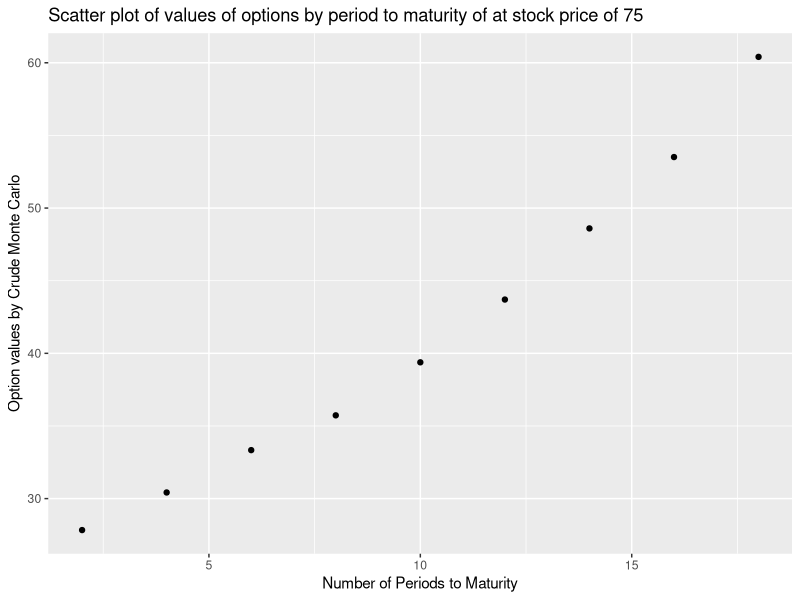
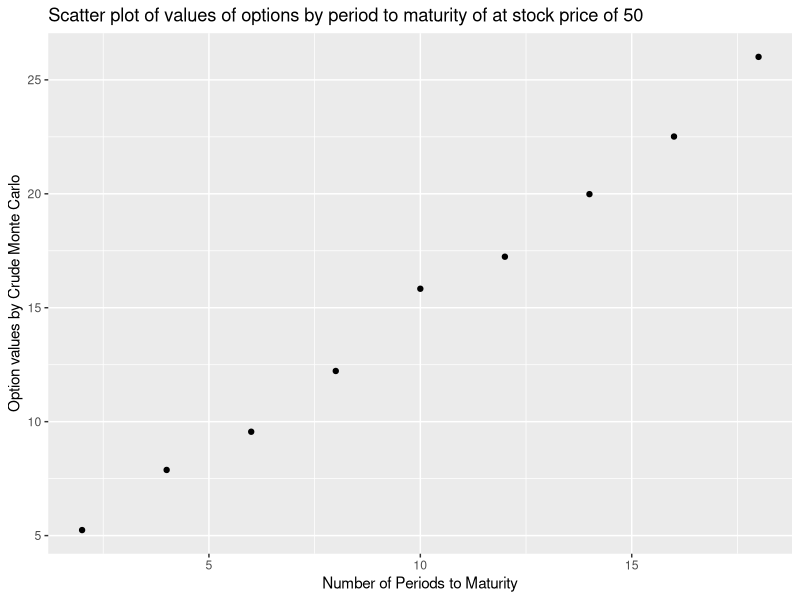
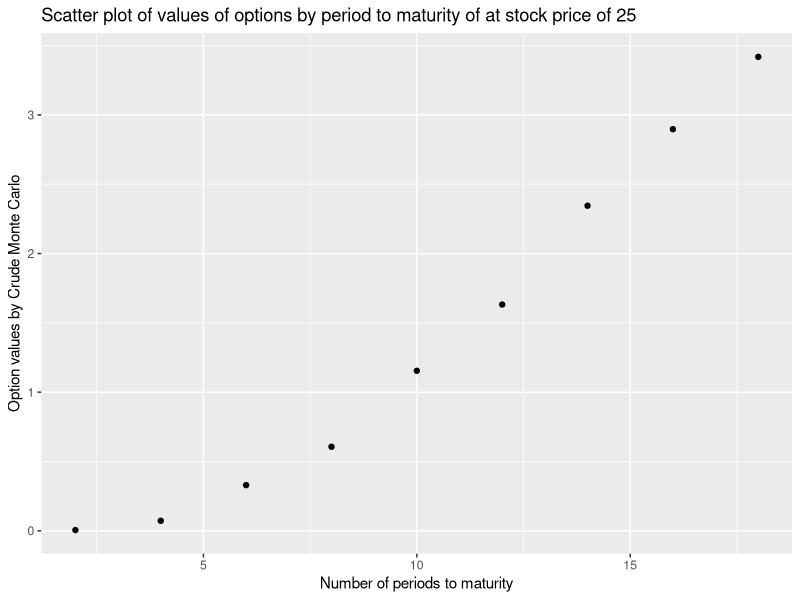
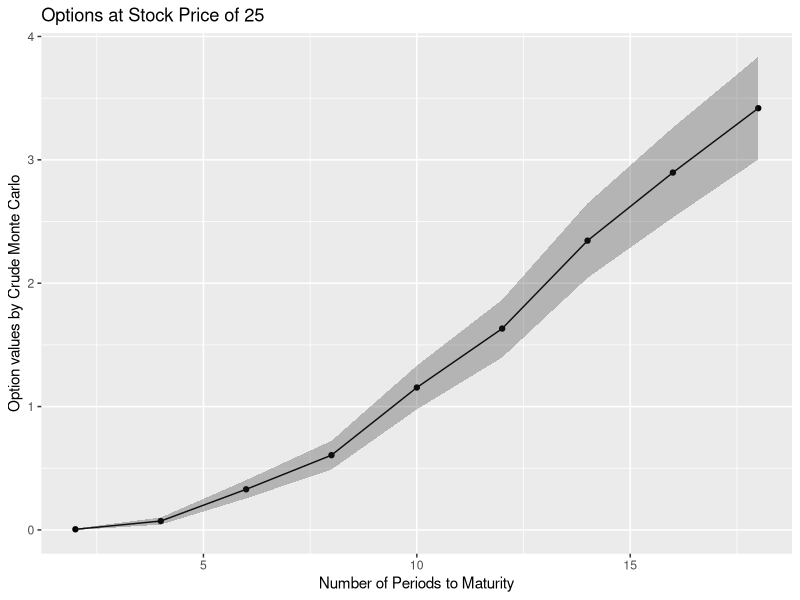
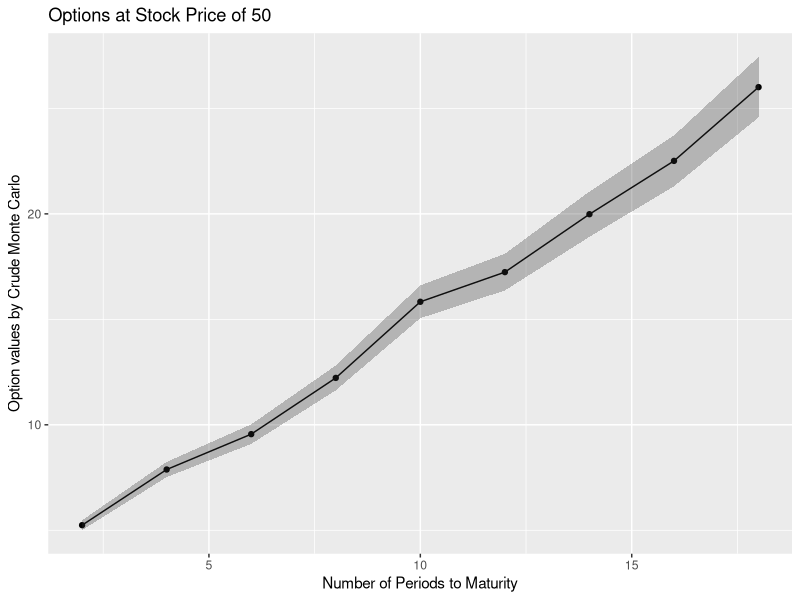
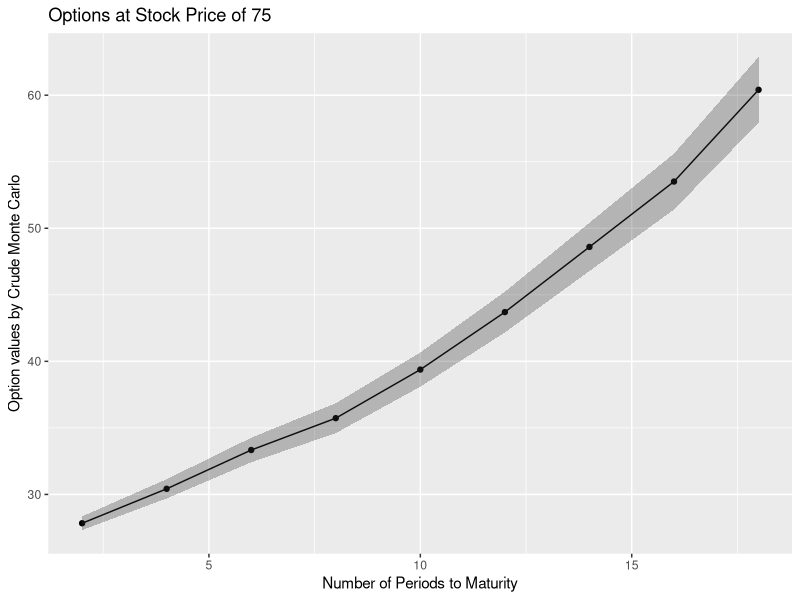

Generate these figures, in order, with R: (Note: this script raises an error after producing the figures.)
## ---- chunk 1
set.seed(400)
library(tidyr)
library(tidyverse)
library(rmarkdown)
library(ggplot2)
library(dbplyr)
## ---- chunk 2
trials = 5000
periods_to_maturity = c(2,4,6,8,10,12,14,16,18,20)
stock_prices = c(25, 50, 75)
stockExerciseRatio = c(0.5, 1, 1.25)
E = 50
r = 0.015
sigma_squared = 0.025 
dividend = 0.25

#chosen from October 2021, but others can be chosen to try to match historical data
yield_points = c(.09,.1,.11,.16,.36)

inflation_rate = 0.062

#rate to be used to evaluate the present day value of an investment
risk_free_rate = function(inflation_rate, period_to_maturity){
  quarters = c(2,4,8,12,20)
  interpolate_yield_curve = approxfun(x = quarters, y = yield_points)
  return(inflation_rate - interpolate_yield_curve(period_to_maturity))
}


# an individual evaluation of a trial for a single option valuation problem
generate_option_val = function(stock_price, r, period_to_maturity, sigma){
  x_tilda = rnorm(periods_to_maturity, mean = 0, sd = 1)
  for (i in 1:period_to_maturity){
    new_q_price = stock_price * exp((r - (sigma^2)/2) + sigma * x_tilda[i])
    #case where trial needs to be restarted from price at quarter t rather than quarter 1(see p. 329 of Boyle(1977))
    if (new_q_price -  dividend <= 0){
      stock_price = generate_option_val(stock_price, r, period_to_maturity - i + 1, sigma)
      break 
    }
    #case where we need to pay out dividends to evaluate new stock price
    else{
      stock_price = new_q_price - dividend
    }
  }
  future_option_value = max(c(stock_price - E, 0))
  return(future_option_value - risk_free_rate(inflation_rate,period_to_maturity)*future_option_value)
}

#simulation looking at the case of 2 quarters to maturity and a stock price of 25 matching
option_vals = rep(NA, trials)
for (i in 1:trials){
  option_vals[i] = generate_option_val(stock_prices[1], r, periods_to_maturity[1],sqrt(sigma_squared))
}
print(paste("option value: ",mean(option_vals)))
print(paste("se of estimate: ",sd(option_vals)/(sqrt(trials))))
## ---- chunk 3
set.seed(400)
trials = 5000
periods_to_maturity = c(2,4,6,8,10,12,14,16,18,20)
stock_prices = c(25, 50, 75)
stockExerciseRatio = c(0.5, 1, 1.5)
E = 50
r = 0.015
sigma = 0.025 
dividend = 0.25

#chosen from October 2021, but others can be chosen to try to match historical data
yield_points = c(.09,.1,.11,.16,.36)
#yield_points = c(.04,.06,.9,.10,.14)
#inflation_rate = .1585
inflation_rate = 0.062

#rate to be used to evaluate the present day value of an investment
risk_free_rate = function(inflation_rate, periods_to_maturity){
  quarters = c(2,4,8,12,20)
  interpolate_yield_curve = approxfun(x = quarters, y = yield_points)
  return(inflation_rate - interpolate_yield_curve(periods_to_maturity))
}


# an individual evaluation of a trial for a single option valuation problem
generate_option_val = function(stock_price, r, periods_to_maturity, sigma){
  x_tilda = rnorm(periods_to_maturity, mean = 0, sd = 1)
  for (i in 1:periods_to_maturity){
    new_q_price = stock_price * exp((r - (sigma^2)/2) + sigma * x_tilda[i])
    #case where trial needs to be restarted from price at quarter t rather than quarter 1(see p. 329 of Boyle(1977))
    if (new_q_price -  dividend <= 0){
      stock_price = generate_stock_price(stock_price, r, periods_to_maturity - i + 1, sigma)
      break 
    }
    #case where we need to pay out dividends to evaluate new stock price
    else{
      stock_price = new_q_price - dividend
    }
  }
  future_option_value = max(c(stock_price - E, 0))
  return(future_option_value - risk_free_rate(inflation_rate,periods_to_maturity)*future_option_value)
}

#simulation looking at the case of 2 quarters to maturity and a stock price of 25 matching
option_vals = rep(NA, trials)
newmean = c()
newsd = c()
option_mean_25 = c()
option_sd_25 = c()

## need this to make variable option_vals again but empty so numbers dont add to each other
option_vals = rep(NA, trials)

for (l in 1:9){
  for (i in 1:trials){
    option_vals[i] = generate_option_val(stock_prices[1], r, periods_to_maturity[l],sqrt(sigma))
  }
  option_mean_25 = append(option_mean_25,mean(option_vals))
  newsd = sd(option_vals)/(sqrt(trials))
  option_sd_25 = append(option_sd_25,newsd)
}

## now this is for stock prices at 50

option_vals = rep(NA, trials)
newmean = c()
newsd = c()
option_mean_50 = c()
option_sd_50 = c()
for (l in 1:9){
  for (i in 1:trials){
    option_vals[i] = generate_option_val(stock_prices[2], r, periods_to_maturity[l],sqrt(sigma))
  }
  option_mean_50 = append(option_mean_50,mean(option_vals))
  newsd = sd(option_vals)/(sqrt(trials))
  option_sd_50 = append(option_sd_50,newsd)
}


## now this is for stock prices at 75
option_vals = rep(NA, trials)
newmean = c()
newsd = c()
option_mean_75 = c()
option_sd_75 = c()
for (l in 1:9){
  for (i in 1:trials){
    option_vals[i] = generate_option_val(stock_prices[3], r, periods_to_maturity[l],sqrt(sigma))
  }
  option_mean_75 = append(option_mean_75,mean(option_vals))
  newsd = sd(option_vals)/(sqrt(trials))
  option_sd_75 = append(option_sd_75,newsd)
}




periods_to_maturity =c(2,4,6,8,10,12,14,16,18)

df_25 <- data.frame(Periods_til_maturity = periods_to_maturity, Option_values=option_mean_25, Standard_deviation=option_sd_25, lower_95_CI = option_mean_25 - 2*option_sd_25, upper_95_CI = option_mean_25 + 2*option_sd_25)
df_25 = round(df_25, 4)
df_25

df_50 <- data.frame(Periods_til_maturity = periods_to_maturity, Option_values=option_mean_50, Standard_deviation=option_sd_50, lower_95_CI = option_mean_50 - 2*option_sd_50, upper_95_CI = option_mean_50 + 2*option_sd_50)
df_50 = round(df_50, 4)
df_50

df_75 <- data.frame(Periods_til_maturity = periods_to_maturity, Option_values=option_mean_75,Standard_deviation=option_sd_75, lower_95_CI = option_mean_75 - 2*option_sd_75, upper_95_CI = option_mean_75 + 2*option_sd_75)
df_75 = round(df_75, 4)
df_75
## ---- chunk 4
ggplot(df_75, aes(x=Periods_til_maturity, y=Option_values)) + 
  geom_point()+
  xlab("Number of Periods to Maturity")+
  ylab("Option values by Crude Monte Carlo")+
  ggtitle("Scatter plot of values of options by period to maturity of at stock price of 75")


ggplot(df_50, aes(x=Periods_til_maturity, y=Option_values)) + 
  geom_point()+
  xlab("Number of Periods to Maturity")+
  ylab("Option values by Crude Monte Carlo")+
  ggtitle("Scatter plot of values of options by period to maturity of at stock price of 50")


ggplot(df_25, aes(x=Periods_til_maturity, y=Option_values)) + 
  geom_point()+
  xlab("Number of periods to maturity")+
  ylab("Option values by Crude Monte Carlo")+
  ggtitle("Scatter plot of values of options by period to maturity of at stock price of 25")

## ---- chunk 5
ggplot(df_25, aes(x=Periods_til_maturity, y=Option_values)) + 
  geom_point()+ geom_line()+
  geom_ribbon(aes(ymin = lower_95_CI, ymax = upper_95_CI), alpha = 0.3) + 
  xlab("Number of Periods to Maturity")+ ylab("Option values by Crude Monte Carlo")+
  ggtitle("Options at Stock Price of 25")

ggplot(df_50, aes(x=Periods_til_maturity, y=Option_values)) + 
  geom_point() + geom_line()+
  geom_ribbon(aes(ymin = lower_95_CI, ymax = upper_95_CI), alpha = 0.3) + 
  xlab("Number of Periods to Maturity")+
  ylab("Option values by Crude Monte Carlo")+
  ggtitle("Options at Stock Price of 50")

ggplot(df_75, aes(x=Periods_til_maturity, y=Option_values)) + 
  geom_point() + geom_line() +
  geom_ribbon(aes(ymin = lower_95_CI, ymax = upper_95_CI), alpha = 0.3) + 
  xlab("Number of Periods to Maturity")+ ylab("Option values by Crude Monte Carlo") +
  ggtitle("Options at Stock Price of 75")

## ---- chunk 6
## copied code from above chunk to add to before making commit. Didnt want to mess up original code with a comit

trials = 5000
periods_to_maturity = c(2,4,6,8,10,12,14,16,18,20)


stock_prices = c(25, 50, 75)
stockExerciseRatio = c(0.5, 1, 1.25)
E = 50
r = 0.015
sigma = 0.025 
dividend = 0.25

#chosen from October 2021, but others can be chosen to try to match historical data
yield_points = c(.09,.1,.11,.16,.36)
inflation_rate = 0.062

#rate to be used to evaluate the present day value of an investment
risk_free_rate = function(inflation_rate, period_to_maturity){
  quarters = c(2,4,8,12,20)
  interpolate_yield_curve = approxfun(x = quarters, y = yield_points)
  return(inflation_rate - interpolate_yield_curve(period_to_maturity))
}
risk_free_rate

# an individual evaluation of a trial for a single option valuation problem
generate_option_val = function(stock_price, r, periods_to_maturity, sigma){
  x_tilda = rnorm(periods_to_maturity, mean = 0, sd = 1)
  for (i in 1:periods_to_maturity){
    new_q_price = stock_price * exp((r - (sigma^2)/2) + sigma * x_tilda[i])
    #case where trial needs to be restarted from price at quarter t rather than quarter 1(see p. 329 of Boyle(1977))
    if (new_q_price -  dividend <= 0){
      stock_price = generate_stock_price(stock_price, r, periods_to_maturity - i + 1, sigma)
      break 
    }
    #case where we need to pay out dividends to evaluate new stock price
    else{
      stock_price = new_q_price - dividend
    }
  }
  future_option_value = max(c(stock_price - E, 0))
  return(future_option_value - risk_free_rate(inflation_rate,periods_to_maturity)*future_option_value)
}

#simulation looking at the case of 2 quarters to maturity and a stock price of 25 matching
option_vals = rep(NA, trials)


## This is where code gets repetitive couldn't figure out a way to do a nested loop to efficiently make a table for evaluation of options

##Make empty variables to append values into a table then later clean up
newmean = c()
newsd = c()
option_mean_25 = c()
option_sd_25 = c()

## need this to make variable option_vals again but empty so numbers dont add to each other
option_vals = rep(NA, trials)
## cope for time period 2



for (l in 1:length(periods_to_maturity)){
  for (i in 1:trials){
  option_vals[i] = generate_option_val(stock_prices[1], r, periods_to_maturity[l],sqrt(sigma))


}
  option_mean = append(option_mean_25,mean(option_vals))
  newsd = sd(option_vals)/(sqrt(trials))
}

option_mean



for (i in 1:trials){
  option_vals[i] = generate_option_val(stock_prices[1], r, periods_to_maturity[1],sqrt(sigma_squared))

  newmean = mean(option_vals)
  newsd = sd(option_vals)/(sqrt(trials))
}

option_mean_25 = append(option_mean_25,newmean)
option_sd_25 = append(option_sd_25,newsd)

## copy of code this time for periods 4
option_vals = rep(NA, trials)
for (i in 1:trials){
  option_vals[i] = generate_option_val(stock_prices[1], r, periods_to_maturity[2],sqrt(sigma_squared))

  newmean = mean(option_vals)
  newsd = sd(option_vals)/(sqrt(trials))
}

option_mean_25 = append(option_mean_25,newmean)
option_sd_25 = append(option_sd_25,newsd)


## copy of code this time for periods 6
option_vals = rep(NA, trials)
for (i in 1:trials){
  option_vals[i] = generate_option_val(stock_prices[1], r, periods_to_maturity[3],sqrt(sigma_squared))

  newmean = mean(option_vals)
  newsd = sd(option_vals)/(sqrt(trials))
}

option_mean_25 = append(option_mean_25,newmean)
option_sd_25 = append(option_sd_25,newsd)


## copy of code this time for periods 8
option_vals = rep(NA, trials)
for (i in 1:trials){
  option_vals[i] = generate_option_val(stock_prices[1], r, periods_to_maturity[4],sqrt(sigma_squared))

  newmean = mean(option_vals)
  newsd = sd(option_vals)/(sqrt(trials))
}

option_mean_25 = append(option_mean_25,newmean)
option_sd_25 = append(option_sd_25,newsd)


## copy of code this time for periods 10
option_vals = rep(NA, trials)
for (i in 1:trials){
  option_vals[i] = generate_option_val(stock_prices[1], r, periods_to_maturity[5],sqrt(sigma_squared))

  newmean = mean(option_vals)
  newsd = sd(option_vals)/(sqrt(trials))
}

option_mean_25 = append(option_mean_25,newmean)
option_sd_25 = append(option_sd_25,newsd)


## copy of code this time for periods 12
option_vals = rep(NA, trials)
for (i in 1:trials){
  option_vals[i] = generate_option_val(stock_prices[1], r, periods_to_maturity[9],sqrt(sigma_squared))

  newmean = mean(option_vals)
  newsd = sd(option_vals)/(sqrt(trials))
}

option_mean_25 = append(option_mean_25,newmean)
option_sd_25 = append(option_sd_25,newsd)
